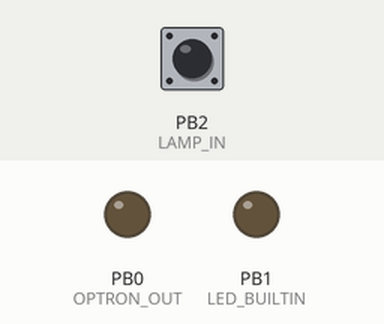
Recording of a sketch running on a simulated ATtiny85, built with avr-gcc and run on an emulated ATtiny85. Parts: output pins drawn as LEDs (lit = HIGH). Inputs (shaded band) come from the test bench; at power-on: PB2 (LAMP_IN) HIGH. EEPROM starts erased.

Above: at 3.2 s.
3.3 s: PB2 (LAMP_IN) pulled LOW for 0.3 s
At 3.9 s:
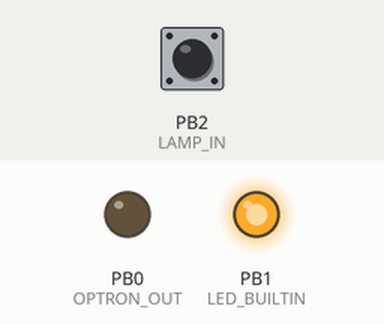
5.5 s: PB2 (LAMP_IN) pulled LOW for 3.2 s
At 9.4 s:
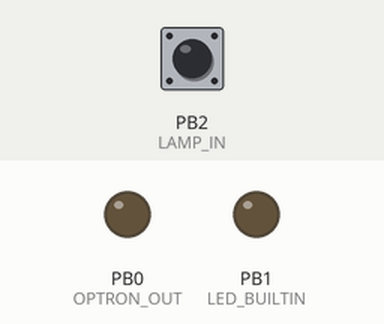
Timing chart, 0 to 10.9 s (numbered marks = the images above; inputs shaded):
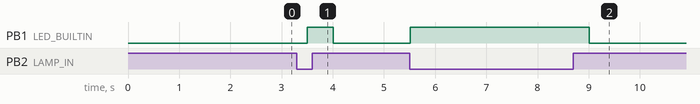

The sketch:

DigiSpark_VWPassat.ino
```cpp
/*
 * Board: DigiSpark - default 16.5Mhz
 * Programmer: Micronucleus
 * External library used: Arduino EEPROM Library
 */

#include "EEPROM.h"

#define OPTRON_OUT  PB0
#define LED_BUILTIN PB1
#define LAMP_IN     PB2

#define lamp_is_on        (digitalRead(LAMP_IN) ? false : true)
#define optron_on         digitalWrite(OPTRON_OUT, HIGH)
#define optron_off        digitalWrite(OPTRON_OUT, LOW)
#define led_on            digitalWrite(LED_BUILTIN, HIGH)
#define led_off           digitalWrite(LED_BUILTIN, LOW)
#define save_ee_lamp_on   EEPROM.put(0, 1)
#define save_ee_lamp_off  EEPROM.put(0, 0)
#define ee_lamp_is_on     ((EEPROM.read(0)==1) ? true : false)


void setup() {
  pinMode(OPTRON_OUT, OUTPUT);
  pinMode(LED_BUILTIN, OUTPUT);
  pinMode(LAMP_IN, INPUT_PULLUP);

  delay(2000);

  if(ee_lamp_is_on && !lamp_is_on){
    led_on;
    optron_on;
    delay(1000);
    optron_off;
  }else{
    led_off;
  }

}

void loop() {

  delay(500);

  if(lamp_is_on && !ee_lamp_is_on){
      save_ee_lamp_on;
      led_on;
  }


  if(!lamp_is_on && ee_lamp_is_on){
      save_ee_lamp_off;
      led_off;
  }

}
```

Measured:
- after the input at 3.3 s, PB1 (LED_BUILTIN): LOW → HIGH after 0.20 s, → LOW 0.50 s later
- after the input at 5.5 s, PB1 (LED_BUILTIN): LOW → HIGH at once, → LOW 3.5 s later
